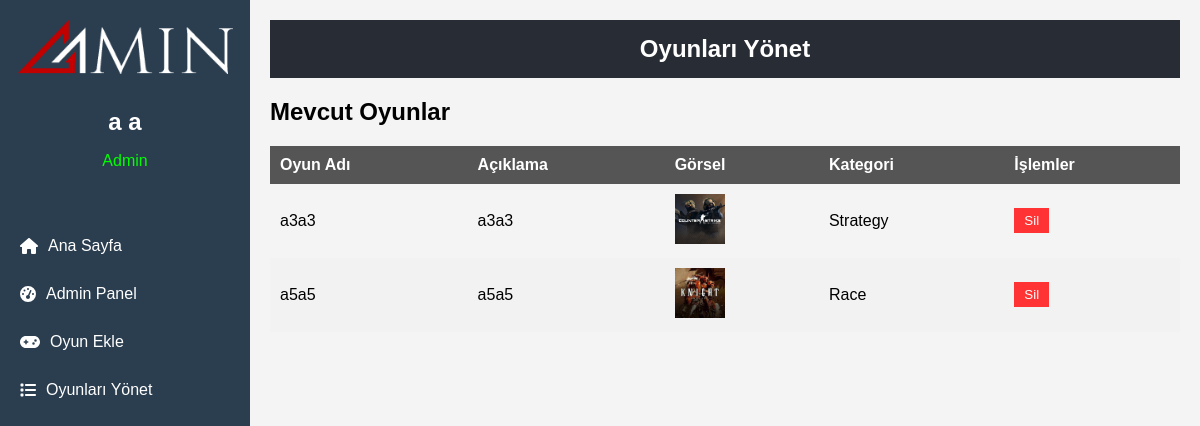
Screenshot of /manage_games.php (signed in) with the database file from the repository.
### tables this page shows
CREATE TABLE `games` (
  `id` int(11) NOT NULL,
  `title` varchar(255) NOT NULL,
  `description` text NOT NULL,
  `video` varchar(255) NOT NULL,
  `price` decimal(10,2) NOT NULL,
  `image_url` varchar(255) NOT NULL,
  `category_id` int(11) NOT NULL
);

CREATE TABLE `categories` (
  `id` int(11) NOT NULL,
  `name` varchar(50) NOT NULL
);

### manage_games.php (the view, shortened to what this page needs)
<?php
require 'db_connect.php';
$games_sql = "
    SELECT games.id, games.title, games.description, games.image_url, categories.name AS category
    FROM games
    LEFT JOIN categories ON games.category_id = categories.id
";
$games_result = $conn->query($games_sql);
?>
<!DOCTYPE html>
<html lang="en">
<head>
    <link rel="stylesheet" href="./css/admin_panel.css">
    <link rel="stylesheet" href="https://cdnjs.cloudflare.com/ajax/libs/font-awesome/6.3.0/css/all.min.css" />
</head>
<body>
<div class="sidebar">
        <div class="logo">
            <img src="./assets/logo.png" alt="Logo" style="width:215px; margin-top:20px">
        </div>
        <div class="profile">
            <h2><?php echo htmlspecialchars($_SESSION['firstname'] . ' ' . $_SESSION['lastname']); ?></h2>
            <p>Admin</p>
        </div>
        <nav>
            <ul>
                <li><a href="index.php"><i class="fas fa-home" style="margin-right:10px"></i> Ana Sayfa</a></li>
                <li><a href="admin_panel.php"><i class="fas fa-tachometer-alt" style="margin-right:10px"></i> Admin Panel</a></li>
                <li><a href="oyun_ekle.php"><i class="fas fa-gamepad" style="margin-right:10px"></i> Oyun Ekle</a></li>
                <li><a href="manage_games.php"><i class="fas fa-list" style="margin-right:10px"></i> Oyunları Yönet</a></li>
            </ul>
        </nav>
    </div>
    <div class="main-content">
        <header>
            <h1>Oyunları Yönet</h1>
        </header>
        <main>
            <h2>Mevcut Oyunlar</h2>
            <table>
                <thead>
                    <tr>
                        <th>Oyun Adı</th>
                        <th>Açıklama</th>
                        <th>Görsel</th>
                        <th>Kategori</th>
                        <th>İşlemler</th>
                    </tr>
                </thead>
                <tbody>
                    <?php if ($games_result->num_rows > 0): ?>
                        <?php while($game = $games_result->fetch_assoc()): ?>
                            <tr>
                                <td><?php echo htmlspecialchars($game['title']); ?></td>
                                <td><?php echo htmlspecialchars($game['description']); ?></td>
                                <td><img src="<?php echo htmlspecialchars($game['image_url']); ?>" alt="<?php echo htmlspecialchars($game['title']); ?>" width="50"></td>
                                <td><?php echo htmlspecialchars($game['category']); ?></td>
                                <td>
                                    <form method="POST" action="delete_game.php">
                                        <button type="submit" class="delete-button">Sil</button>
                                    </form>
                                </td>
                            </tr>
                        <?php endwhile; ?>
                    <?php else: ?>
                        <tr>
                            <td colspan="5">Hiç oyun bulunamadı.</td>
                        </tr>
                    <?php endif; ?>
                </tbody>
            </table>
        </main>
    </div>
</body>
</html>

### css/admin_panel.css (style rules this page uses)
body { font-family: 'Montserrat', sans-serif; display: flex; margin: 0; padding: 0; background-color: #f4f4f4; }
.sidebar { width: 250px; background-color: #2b3e50; color: #fff; position: fixed; height: 100%; display: flex; flex-direction: column; align-items: center; }
.profile { text-align: center; padding: 20px; }
.profile h2 { margin: 10px 0 5px; }
.profile p { color: #00ff00; }
nav { width: 100%; }
nav ul { list-style: none; padding: 0; }
nav ul li { width: 100%; }
nav ul li a { text-decoration: none; color: #fff; padding: 15px 20px; display: flex; align-items: center; width: 100%; box-sizing: border-box; transition: background 0.3s; }
.main-content { margin-left: 250px; width: calc(100% - 250px); padding: 20px; }
header { background-color: #282c34; color: white; padding: 15px; text-align: center; }
h1 { margin: 0; font-size: 24px; }
table { width: 100%; border-collapse: collapse; margin-top: 20px; }
table th, table td { padding: 10px; text-align: left; }
table th { background-color: #555; color: white; }
table tr:nth-child(even) { background-color: #f2f2f2; }
.delete-button { background-color: #ff3333; color: white; border: none; padding: 5px 10px; cursor: pointer; }

### rows the page displays
games: title "a3a3", description "a3a3", image_url (picture), category.name "Strategy"
games: title "a5a5", description "a5a5", image_url (picture), category.name "Race"

### other values shown
$_SESSION['firstname'] . ' ' . $_SESSION['lastname'] "a a"
